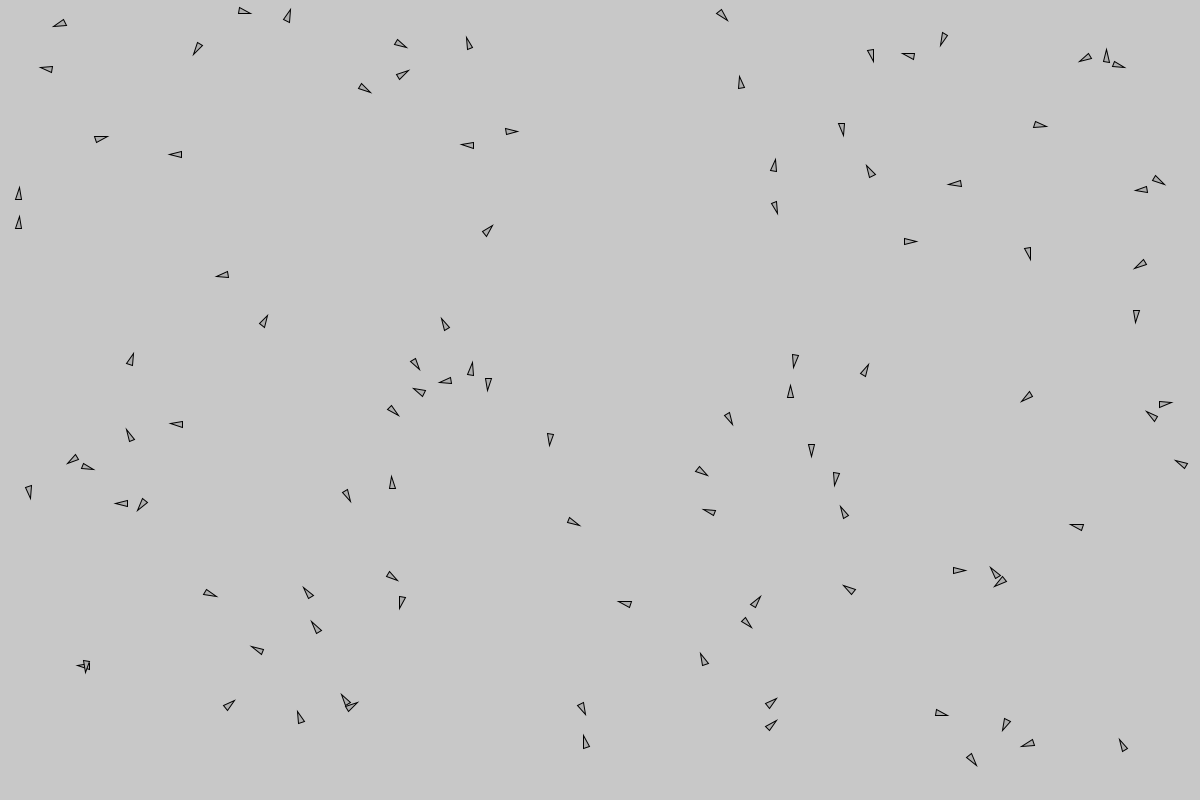
Frame 1 (no input)
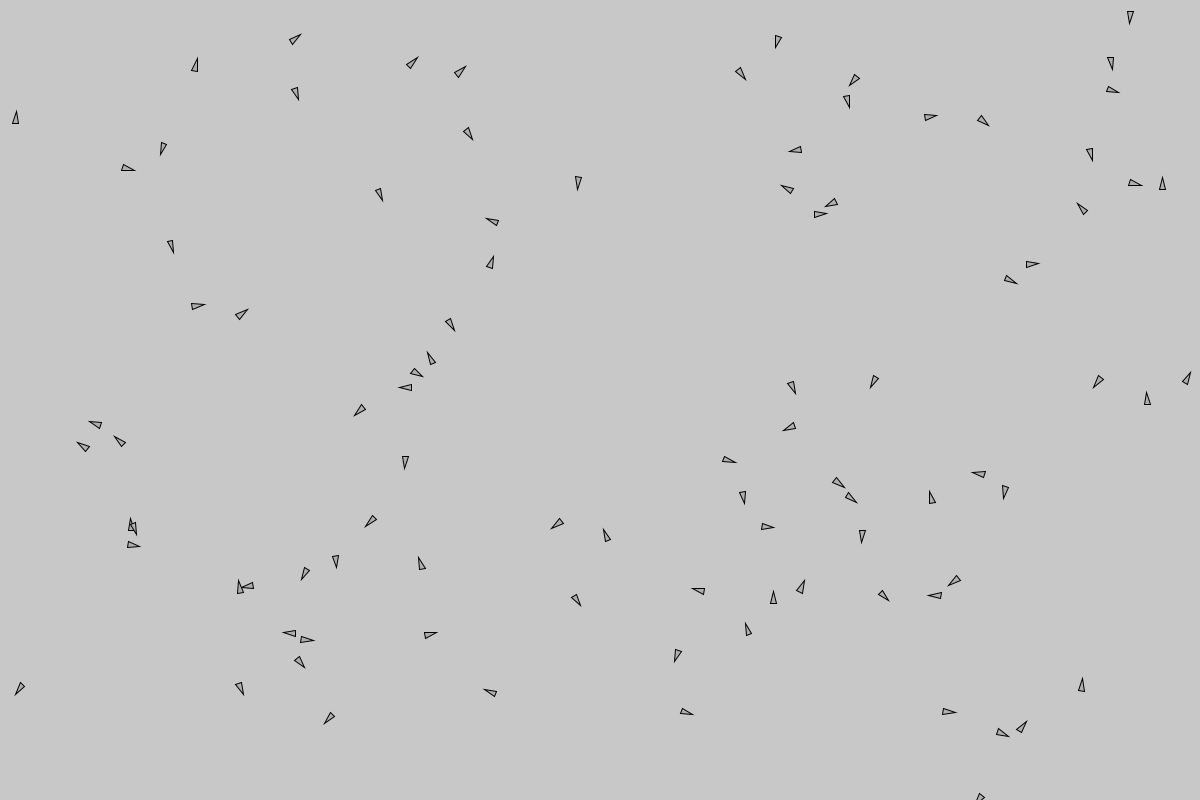
Frame 60 (the mouse pressed at the canvas centre just before this capture)
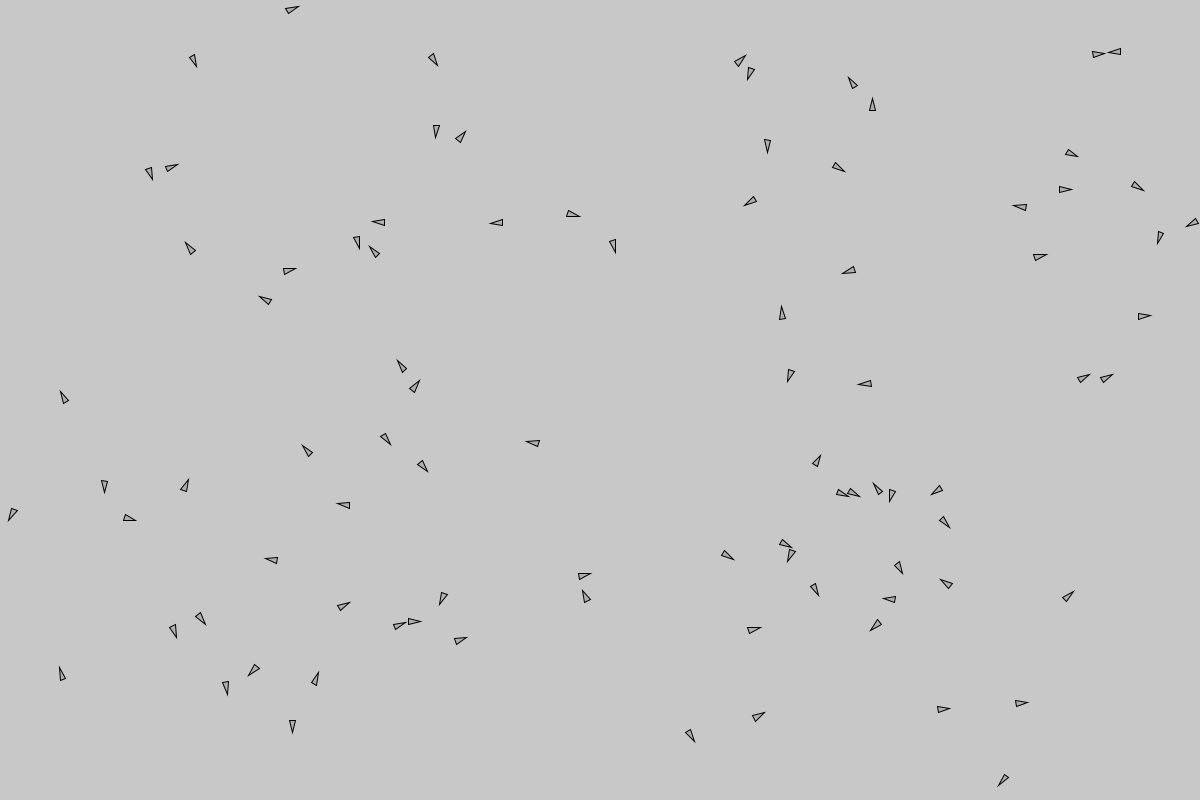
Frame 120 (the mouse held since frame 60 and released just before this capture)

The Processing sketch that drew these frames (run headless with seeded random() and noise(); from frame 60 on, the mouse is pressed at the canvas centre):

// Processing sketch: allTogether
// ── allTogether.pde
// create objects for each ecosystem
MichaelsEcosystem system1 = new MichaelsEcosystem();

void setup(){
  size (1200, 800);
  system1.setup(); // call setup for each ecosystem
}

void draw() {
  background(200);
  system1.draw();// call draw for each ecosystem
}

void mouseClicked() {
  system1.mouseClicked(); // call mouseClicked for each ecosystem
}

// ── michaelsEcosystem.pde
/*

 An environment wrapped in one big class
 
 Michael Shiloh
 
 Based on examples from The Nature of Code by Daniel Shiffman
 
 Change log:
 22 Mar 2022 - created
 
 This code is in the public domain
 */
class MichaelsEcosystem {
  
/**************************************************************************
 The flow field class, more or less straight from the book
 with the addition of the display() function and different
 initialization options (each of which is from the book)
 **************************************************************************/



  class FlowField {

    PVector[][] field;
    int cols, rows;
    int resolution; // Size of each square in the grid, in pixels

    // Constructor takes the desired resolution
    FlowField(int _res) {
      resolution = _res;
      cols = width/resolution;
      rows = height/resolution;

      // Declare the array of PVectors which will hold the field
      field = new PVector[cols][rows];

      // Initialize the field using one of the three options below
      // or make up your own initialization function
      // uniformFlowField();
      randomFlowField();
      // perlinFlowField();
      //followMouse();
    }

    // Pretty boring; all vectors point to the right
    void uniformFlowField() {
      for (int i = 0; i < cols; i++) {
        for (int j = 0; j < rows; j++) {
          field[i][j] = new PVector(1, 0); // pointing to the right
        }
      }
    }

    void randomFlowField() {
      for (int i = 0; i < cols; i++) {
        for (int j = 0; j < rows; j++) {
          field[i][j] = PVector.random2D();
        }
      }
    }

    void followMouse() {
      for (int i = 0; i < cols; i++) {
        for (int j = 0; j < rows; j++) {
          PVector pvMouse = new PVector(mouseX, mouseY);
          PVector pvCurrentLocation = new PVector(i*resolution, j*resolution);
          PVector meToMouse = PVector.sub(pvMouse, pvCurrentLocation);
          meToMouse.normalize();
          field[i][j] = meToMouse;
        }
      }
    }

    // Use perlin noise to determine the angle of each vector
    void perlinFlowField() {

      float xoff = 0.01;//random();
      for (int i = 0; i < cols; i++) {
        float yoff = 0.01; //random(30);
        for (int j = 0; j < rows; j++) {

          // Moving through the noise() space in two dimensions
          // and mapping the result to an angle between 0 and 360
          float theta = map(noise(xoff, yoff), 0, 1, 0, TWO_PI);

          // Convert the angle (polar coordinate) to Cartesian coordinates
          field[i][j] = new PVector(cos(theta), sin(theta));

          // Move to neighboring noise in Y axis
          yoff += 0.1;
        }

        // Move to neighboring noise in X axis
        xoff += 0.1;
      }
    }

    // Given a PVector which defines a location in the flow field,
    // return a copy of the value of the flow field at that location
    PVector lookup(PVector lookup) {

      // Convert x and y values to row and column, and constrain
      // to stay within the field
      int column = int(constrain(lookup.x/resolution, 0, cols-1));
      int row = int(constrain(lookup.y/resolution, 0, rows-1));

      return field[column][row].copy();
    }

    // Display the flow field
    // so we can see if it looks like what we think it should
    //
    void display() {
      for (int i = 0; i < cols; i++) {
        for (int j = 0; j < rows; j++) {
          // print("col " + i + " row " + j + "  ");
          // println(i*resolution, j*resolution, field[i][j].x, field[i][j].y);
          pushMatrix();

          // This translates to the top left corner of the grid, but really
          // it should center the vector in the middle of the grid
          translate(i*resolution, j*resolution);
          PVector f = field[i][j].copy();
          f.mult(resolution);
          line(0, 0, f.x, f.y);
          ellipse(f.x, f.y, 5, 5); // circle instead of arrow head
          popMatrix();
        }
      }
    }
  } // End of the FlowField class


  /**************************************************************************
   The vehicle class, more or less straight from the book
   **************************************************************************/

  class Vehicle {

    PVector location;
    PVector velocity;
    PVector acceleration;
    // Additional variable for size
    float r;
    float maxforce;
    float maxspeed;

    Vehicle(float x, float y) {
      acceleration = new PVector(0, 0);
      velocity = new PVector(0, 0);
      location = new PVector(x, y);
      r = 3.0;
      //Arbitrary values for maxspeed and
      // force; try varying these!
      maxspeed = 4;
      maxforce = 0.10;
    }

    // Update the velocity and location, based on the acceleration generated by the steering force
    void update() {
      velocity.add(acceleration);
      velocity.limit(maxspeed);
      location.add(velocity);
      acceleration.mult(0); // clear the acceleration for the next frame
    }

    // Newton’s second law; we could divide by mass if we wanted.
    // If there are multiple forces (e.g. gravity, wind) we use
    // this function for each one, and it is added to the acceleration
    void applyForce(PVector force) {
      acceleration.add(force);
    }

    /********************************************************
     What follow are different steering algorithms. A vehicle could
     use any one, and you are encouraged to create additional ones.
     Each algorithm calculates the steering force and then applies it
     *********************************************************/

    // Apply steering force to seek a target
    void seek(PVector target) {
      PVector desired = PVector.sub(target, location);
      desired.normalize();
      desired.mult(maxspeed);
      PVector steer = PVector.sub(desired, velocity);
      steer.limit(maxforce);
      applyForce(steer);
    }

    // Apply a steering force to follow a flow field
    void follow(FlowField flow) {

      // Look up the vector at that spot in the flow field
      PVector desired = flow.lookup(location);
      desired.mult(maxspeed);

      // Steering is desired minus velocity
      PVector steer = PVector.sub(desired, velocity);
      steer.limit(maxforce);
      applyForce(steer);
    }

    // Apply a steering force to maintain a bit of separation
    void separate (ArrayList<Vehicle> vehicles) {
      float desiredseparation = 20; // how close is too close.
      int count = 0;
      PVector sum = new PVector(0, 0);

      for (Vehicle other : vehicles) {

        // What is the distance between me and another Vehicle?
        float d = PVector.dist(location, other.location);

        // If the distance is zero we are looking at ourselves; exclude that
        if ((d > 0) && (d < desiredseparation)) {

          // calculate the location of this vehicle

          PVector diff = PVector.sub(location, other.location);

          // Alternately, don't normalize
          // in order to separate more from closer vehicles
          diff.normalize();

          // We'll need the average, so add this location to the sum
          // of all locations and increment the count.
          sum.add(diff);
          count++;
        }
      } // end of loop over all vehicles

      // now calculate the average,
      // figure out the force
      // and apply the force:
      // but only if there is more than one force
      if (count > 0) { // If zero then no one is too close
        sum.div(count); // sum is now our desired velocity

        // Scale desired velocitysss to maxspeed
        sum.setMag(maxspeed);

        // Apply Reynolds’s steering formula:
        // error is our current velocty minus our desired velocity
        PVector steer = PVector.sub(sum, velocity);
        steer.limit(maxforce);

        // Apply the force to the Vehicle’s
        // acceleration.
        applyForce(steer);
      }
    }

    /********************************************************
     End of the different steering algorithms.
     *********************************************************/

    void display() {
      // Vehicle is a triangle pointing in
      // the direction of velocity; since it is drawn
      // pointing up, we rotate it an additional 90 degrees.
      float theta = velocity.heading() + PI/2;
      fill(175);
      stroke(0);
      pushMatrix();
      translate(location.x, location.y);
      rotate(theta);
      beginShape();
      vertex(0, -r*2);
      vertex(-r, r*2);
      vertex(r, r*2);
      endShape(CLOSE);
      popMatrix();
    }
  } // End of the Vehicle class

  /**************************************************************************
   Callback functions: What should we do on mouseClicks, keyPress,
   or other events
   **************************************************************************/

  // On a mouse click event, add a vehicle at the mouse location
  void mouseClicked() {
    vehicles.add(new Vehicle(mouseX, mouseY));
  }
  /**************************************************************************
   End of callback functions
   **************************************************************************/


  /**************************************************************************
   Finally we can make:
   - a flow field
   - some vehicles
   and see what happens
   **************************************************************************/

  FlowField f;
  ArrayList<Vehicle> vehicles = new ArrayList<Vehicle>();

  void setup() {
    
    f = new FlowField(15); // size of grid square in pixels

    // Make 100 vehicles to start with
    for (int i = 0; i < 100; i++) {
      vehicles.add(new Vehicle(random(width), random(height)));
    }
  }

  void draw() {
    
    // f.display(); // this really slows things down so use it only when you want

    for (Vehicle v : vehicles) {

      // Apply steering force
      v.separate(vehicles); // Try with and without this

      // Apply force to follow the flow field
      v.follow(f);

      // Update the velocity and location,
      // based on the acceleration generated any previous steering forces
      // This also empties the previous steering force for next time
      v.update();

      v.display(); // display the vehicle
    }
  }
}
